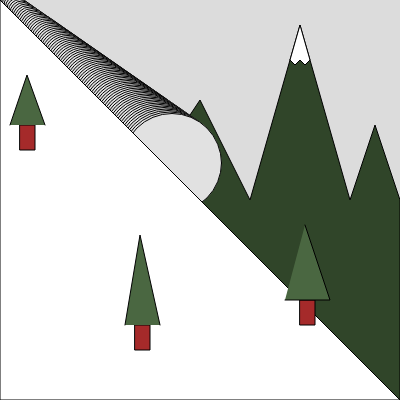
Frame 1 (no input)
Frame 60 (no input): identical to frame 1, image omitted
Frame 120 (the mouse pressed at the canvas centre since frame 60): identical to frame 1, image omitted

The p5.js sketch that drew this single still picture (run headless with seeded random() and noise() and a simulated clock; from frame 60 on, the mouse is pressed at the canvas centre):

// p5.js sketch
// ── sketch.js
function setup() {
  createCanvas(400, 400);
}

function draw() {
  background(220);

  //mountain
  fill(48,69,41);
  beginShape();
    vertex(0, 400);
    vertex(200, 100);
    vertex(250,200);
    vertex(300, 25);
    vertex(350, 200);
    vertex(375, 125);
    vertex(400, 200);
    vertex(400, 400);
  endShape(CLOSE);
  fill(255,255,255);

  //snowcap
  beginShape();
    vertex(290, 60);
    vertex(295, 65,);
    vertex(300, 60);
    vertex(305, 65);
    vertex(310, 60);
    vertex(300, 25);
    vertex(290, 60);
  endShape();

  //snow boulder
  fill(225,225,225);
  beginShape();
  for (let i = 0; i < 82; i++){
    ellipse((i*2) + 10, (i*2) + 1, i+18);
  }
  endShape();

  //snowscape
  fill(255,255,255);
  beginShape();
    vertex(0, 0);
    vertex(400, 400);
    vertex(0, 400);
  endShape(CLOSE);
  fill(165,42,42);

  ///1st tree
  beginShape();
    fill(165,42,42);
    rect(20, 125, 15, 25);
    fill(74,103,65);
    vertex(45, 125);
    vertex(27, 75);
    vertex(10, 125);
  endShape();

  //2nd tree
  beginShape();
    fill(165,42,42);
    rect(135,325, 15, 25);
    fill(74,103,65);
    vertex(160, 325);
    vertex(140, 235);
    vertex(125, 325);
  endShape();

  //3rd tree
  beginShape();
    fill(165,42,42);
    rect(300, 300, 15, 25);
    fill(74,103,65);
    vertex(285, 300);
    vertex(330, 300);
    vertex(305, 225);
  endShape();
}
